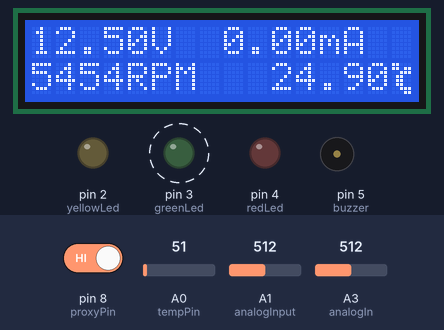
This sketch was run on a simulated Arduino Uno, built with avr-gcc and run on an emulated ATmega328P. Shown: 16×2 character LCD, output pins drawn as LEDs (lit = HIGH), buzzer (waves = sounding, pin HIGH). Dashed ring = blinking. The inputs (shaded band) are chosen by the test bench; at power-on: A3 (analogIn) = 512, pin 8 (proxyPin) HIGH, A0 (tempPin) = 51, A1 (analogInput) = 512.

Above: at 4.56 s.
5.0 s: A3 (analogIn) set to 525
At 7.77 s:
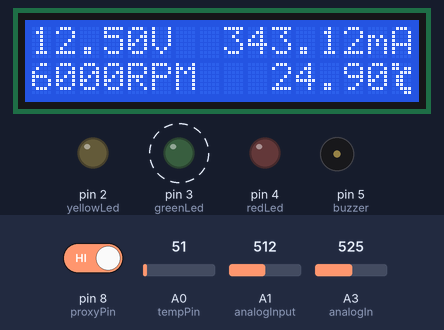
8.0 s: pin 8 (proxyPin) driven LOW
At 8.7 s:
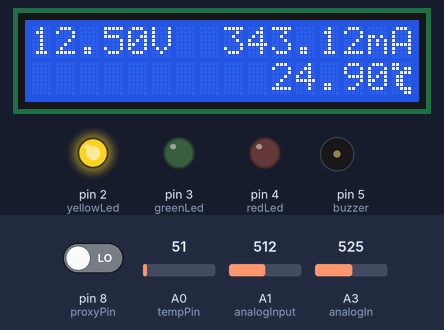
9.5 s: pin 8 (proxyPin) driven HIGH
At 9.64 s:
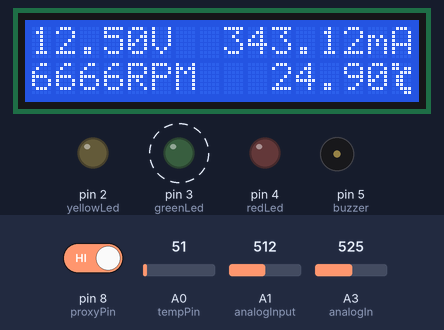
11.9 s: A0 (tempPin) set to 61
At 12.31 s:
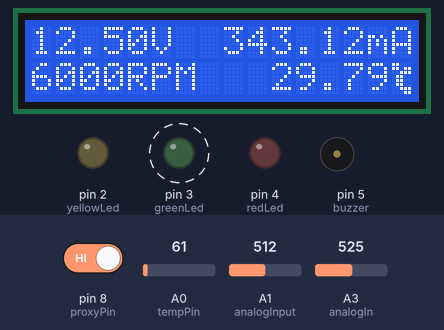
13.6 s: A1 (analogInput) set to 716
At 14.21 s:
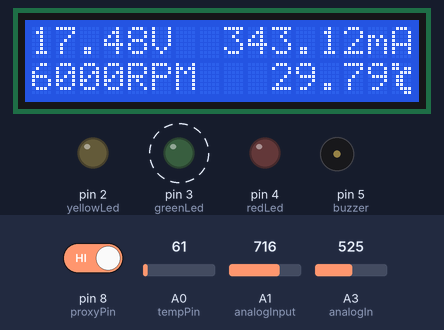
15.3 s: A0 (tempPin) set to 71
At 16.12 s:
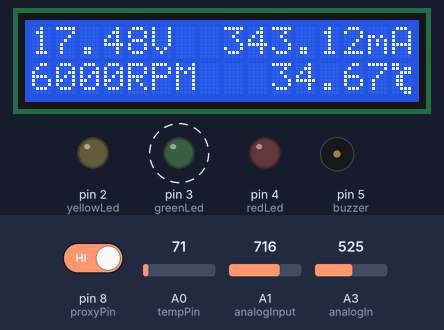
Timing chart, 0 to 17.9 s (numbered marks = the images above; inputs shaded):
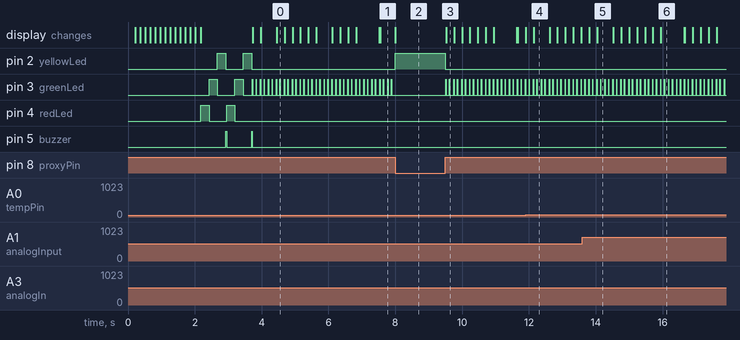

Measured:
- after the input at 8.0 s, pin 2 (yellowLed): LOW → HIGH at once; pin 3 (greenLed): stops changing and stays LOW
- after the input at 9.5 s, pin 2 (yellowLed): HIGH → LOW at once; pin 3 (greenLed): alternates HIGH for 0.01 s and LOW for 0.11 s, starting at once; the display: changes at once (image 3)
- by itself, pin 3 (greenLed): alternates HIGH for 0.01 s and LOW for 0.11 s
- what the display in image 4 shows lasts 0.5 s, from 12.1 s to 12.6 s
- what the display in image 6 shows lasts 0.6 s, from 16.0 s to 16.6 s

The sketch:

proteus_LCD.ino
```cpp
#include <LiquidCrystal.h>
LiquidCrystal lcd(12, 11, 10, 9, 7, 6);

int tempPin = A0, val;              //Temperature sensor to Analog 0
float mv, cel;

int analogInput = A1;          //Voltage sensor to Analog 1
float vout = 0.0;
float vin = 0.0;
float R1 = 30000.0;            //Two resistances on voltage sensor
float R2 = 7500.0;             //Its actually an voltage divider circuit
int value = 0;

int analogIn = A3;             //Current sensor to Analog 3
int mVperAmp = 185;            // use 100 for 20A Module and 66 for 30A Module
int RawValue = 0;
int ACSoffset = 2500;
double Voltage = 0;
double Amps = 0;

int proxyPin = 8;              //Proximity sensor to Digital 8
int proxyRaw = 0;
unsigned long startTime = 0;
unsigned long elapsedTime = 0;
int rpm = 0;

int yellowLed = 2;             //Leds to Digital 2 3 and 4
int greenLed = 3;
int redLed = 4;
int buzzer = 5;                //Buzzer to Digital 5

int i;                         //Counter variable for loops

byte customChar_tempr_logo[8] = {B11000, B11011, B00111, B01100, B01100, B01100, B00111, B00011};
void setup()
{
  pinMode(buzzer, OUTPUT);
  pinMode(redLed, OUTPUT);
  pinMode(greenLed, OUTPUT);
  pinMode(yellowLed, OUTPUT);
  lcd.begin(16, 2);
  lcd.setCursor(3, 0);
  lcd.print("Electrical Performance");
  lcd.setCursor(14, 1);
  lcd.print("Analyser");
  for (i = 1; i < 15; i++)
  {
    lcd.scrollDisplayLeft();
    delay(150);
  }
  lcd.clear();
  lcd.setCursor(1, 0);
  lcd.print("Initializing...");
  lcd.setCursor(2, 1);
  lcd.print("Glowing LEDs");
  for (i = 1; i < 3; i++)
  {
    digitalWrite(redLed, HIGH);
    delay(250);
    digitalWrite(redLed, LOW);
    digitalWrite(greenLed, HIGH);
    delay(250);
    digitalWrite(greenLed, LOW);
    digitalWrite(yellowLed, HIGH);
    delay(250);
    digitalWrite(yellowLed, LOW);
    digitalWrite(buzzer, HIGH);
    delay(25);
    digitalWrite(buzzer, LOW);
  }
  // Create logo or symbol
  lcd.createChar(0, customChar_tempr_logo);
}
void loop()
{
  for (i = 1; i < 3; i++)             //Double blink loop for hearbeat efect
  {
    digitalWrite(greenLed, HIGH);
    delay(10);                         //Green led turns ON only for a millisecord
    digitalWrite(greenLed, LOW);
    delay(100);                       //Delay gives an heartbeat effect to Arduino
  }

  lcd.clear();
  //----------------------------------Temperature----------------------------------
  val = analogRead (tempPin);
  mv = ( val / 1024.0) * 5000;
  cel = mv / 10;
  lcd.setCursor(10, 1);
  lcd.print(cel);
  lcd.write(byte(0));
  //------------------------------------Voltage------------------------------------
  value = analogRead(analogInput);
  vout = (value * 5.0) / 1024.0;
  vin = vout / (R2 / (R1 + R2));

  lcd.setCursor(0, 0);
  lcd.print(vin);
  lcd.print("V");

  //------------------------------------Current------------------------------------
  RawValue = analogRead(analogIn);
  Voltage = (RawValue / 1024.0) * 5000;   // Gets you mV
  Amps = ((Voltage - ACSoffset) / mVperAmp);
  Amps = abs(Amps * 1000);                //Current in milli and always positive

  lcd.setCursor(8, 0);
  lcd.print(Amps);
  lcd.print("mA");

  //-------------------------------------Speed-------------------------------------
  digitalWrite(yellowLed, HIGH);       //YellowLed ON

  startTime = millis();                //Its Loop in time for break, will be replaced once out of loop
  while (digitalRead(proxyPin) == 0);  //Wait until signal is received

  digitalWrite(yellowLed, LOW);        //Metal is sensed so turn YellowLed OFF
  startTime = millis();                //Record the current time of Arduino session
  delay(10);                           //Wait 10ms so that fan blade moves away from sensor

  digitalWrite(yellowLed, HIGH);
  while (digitalRead(proxyPin) == 0);  //Wait until signal is received
  digitalWrite(yellowLed, LOW);
  elapsedTime = millis();              //Record the session time when metal is re-sensed

  rpm = (60000 / (elapsedTime - startTime));  //Unitary method: 1 rotation ----> x millisecond

  lcd.setCursor(0, 1);
  lcd.print(rpm);
  lcd.print("RPM");

}
```
